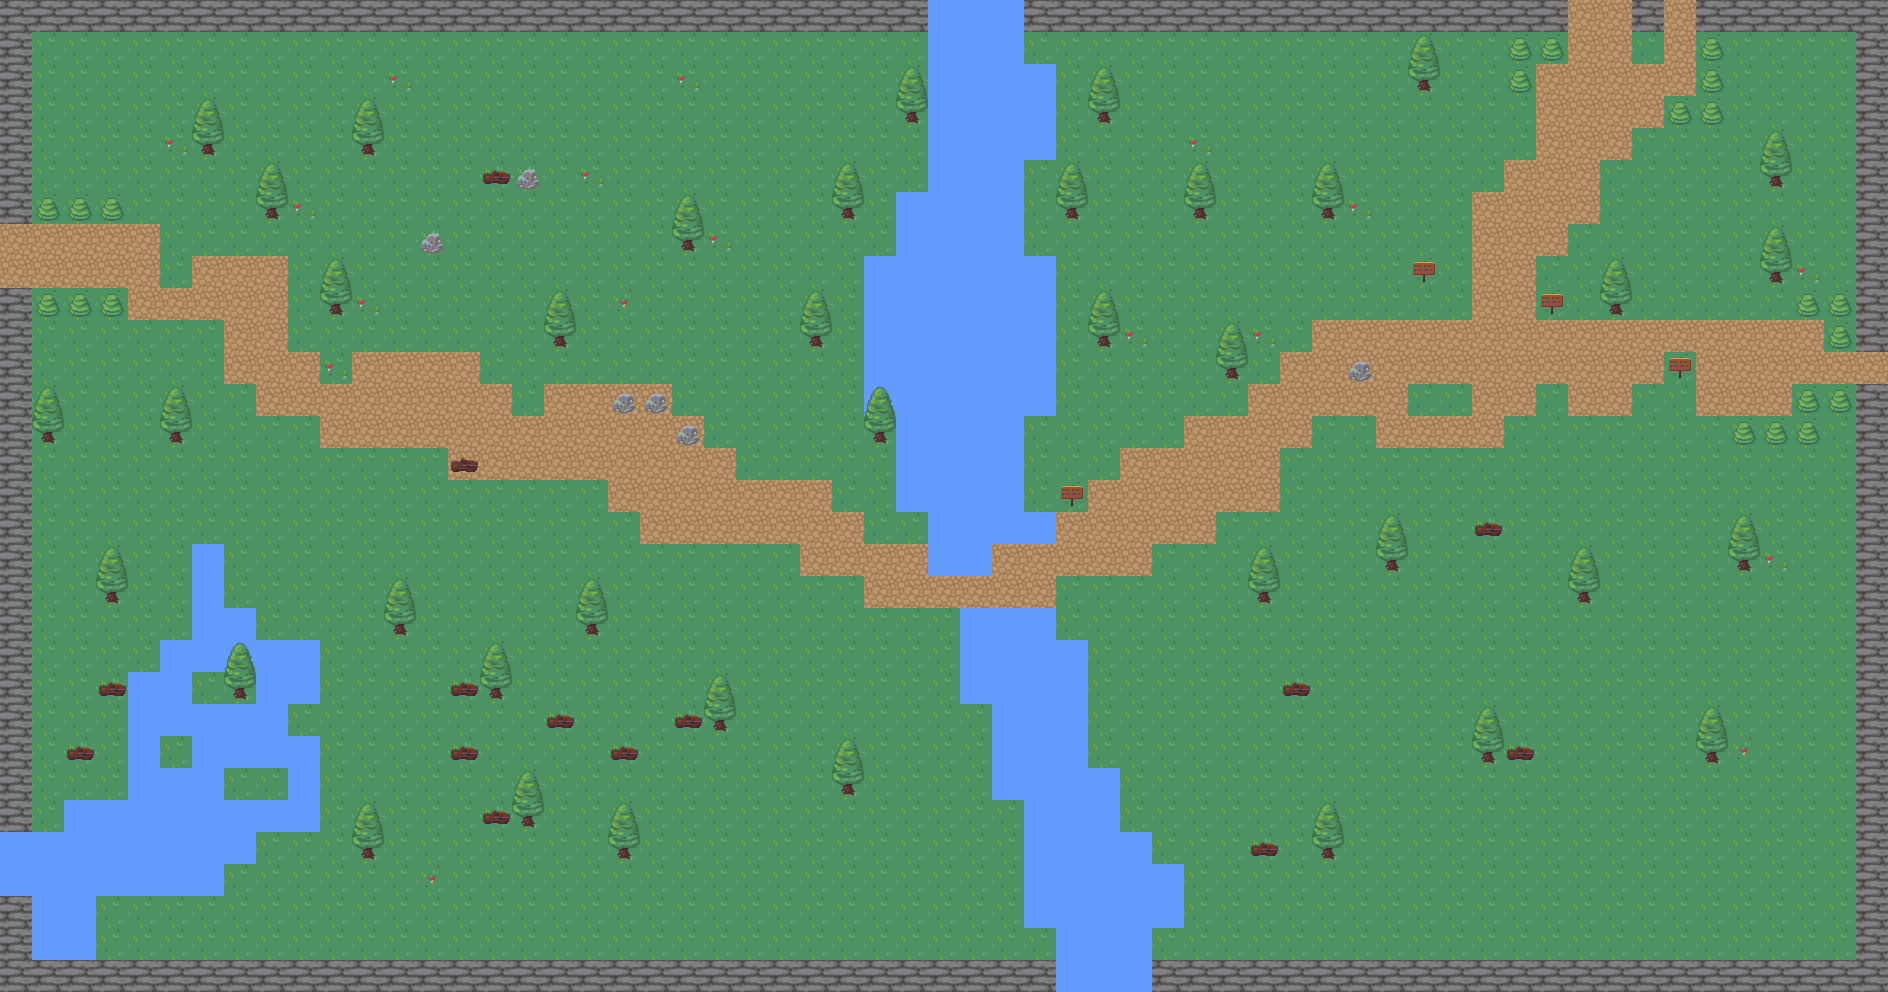

A level layout from a 2D game, rendered from its tile map. Below: a short description, then the map file with tile-grid data replaced by summaries:
An orthogonal 59x31 tile map with 32x32 px tiles, 5 tile layers (background, wall, water, chemin, ...) and 129 objects (125x collision, player, herbe).

<map version="1.9" tiledversion="1.9.2" orientation="orthogonal" renderorder="right-down" width="59" height="31" tilewidth="32" tileheight="32" infinite="0" nextlayerid="7" nextobjectid="146">
 <tileset firstgid="1" source="map.tsx" />
 <layer id="1" name="background" width="59" height="31">
  <data>[1829 cells, 1829 non-empty, 1 distinct tile ids]</data>
 </layer>
 <layer id="2" name="wall" width="59" height="31">
  <data>[1829 cells, 176 non-empty, 1 distinct tile ids]</data>
 </layer>
 <layer id="3" name="water" width="59" height="31">
  <data>[1829 cells, 534 non-empty, 5 distinct tile ids]</data>
 </layer>
 <layer id="4" name="chemin" width="59" height="31">
  <data>[1829 cells, 191 non-empty, 1 distinct tile ids]</data>
 </layer>
 <objectgroup id="5" name="object">
  <object id="3" name="player" x="45.4545" y="239.394">
   <point />
  </object>
  <object id="5" name="collision" class="collision" x="8" y="10" width="1562" height="18" />
  <object id="8" name="collision" class="collision" x="2" y="28" width="26" height="196" />
  <object id="9" name="collision" class="collision" x="-22" y="288" width="52" height="542" />
  <object id="10" name="collision" class="collision" x="4" y="892" width="26" height="98" />
  <object id="11" name="collision" class="collision" x="30" y="958" width="1858" height="32" />
  <object id="12" name="collision" class="collision" x="1854" y="386" width="34" height="568" />
  <object id="13" name="collision" class="collision" x="1858" y="2" width="28" height="348" />
  <object id="14" name="collision" class="collision" x="1696" y="4" width="164" height="22" />
  <object id="15" x="1738" y="-468" />
  <object id="19" name="collision" class="collision" x="1886" y="348" width="28" height="38" />
  <object id="20" name="collision" class="collision" x="-28" y="224" width="30" height="64" />
  <object id="21" name="collision" class="collision" x="1568" y="-28" width="162" height="24" />
  <object id="23" name="collision" x="930" y="0" width="30" height="190" />
  <object id="24" name="collision" x="896" y="194" width="28" height="72" />
  <object id="27" name="collision" x="980" y="30" width="42" height="512" />
  <object id="29" name="collision" x="1024" y="64" width="30" height="96" />
  <object id="30" name="collision" x="1022" y="254" width="36" height="162" />
  <object id="32" name="collision" x="866" y="258" width="36" height="154" />
  <object id="33" name="collision" x="900" y="416" width="48" height="92" />
  <object id="34" name="collision" x="930" y="512" width="58" height="60" />
  <object id="35" x="886" y="324" />
  <object id="36" name="collision" x="1026" y="514" width="26" height="28" />
  <object id="38" name="collision" x="1026" y="610" width="28" height="314" />
  <object id="39" name="collision" x="962" y="610" width="28" height="90" />
  <object id="40" name="collision" x="994" y="706" width="26" height="90" />
  <object id="41" name="collision" x="1060" y="930" width="88" height="24" />
  <object id="42" name="collision" x="1154" y="868" width="26" height="56" />
  <object id="43" name="collision" x="1054" y="642" width="30" height="124" />
  <object id="44" name="collision" x="1090" y="770" width="28" height="92" />
  <object id="45" name="collision" x="1120" y="864" width="34" height="24" />
  <object id="46" name="collision" x="992" y="610" width="32" height="28" />
  <object id="47" name="collision" x="200.5" y="143" width="16" height="14.5" />
  <object id="48" name="collision" x="360.5" y="141.5" width="15.5" height="16.5" />
  <object id="49" name="collision" x="263" y="206.5" width="18" height="15" />
  <object id="50" name="collision" x="328" y="301" width="16" height="16.5" />
  <object id="51" name="collision" x="420" y="233.5" width="24" height="22" />
  <object id="52" name="collision" x="483" y="170.5" width="26.5" height="14.5" />
  <object id="53" name="collision" x="516.5" y="170" width="22.5" height="19.5" />
  <object id="54" name="collision" x="553" y="332.5" width="15" height="16" />
  <object id="55" name="collision" x="37.5" y="209" width="21.5" height="10.5" />
  <object id="56" name="collision" x="70.5" y="208" width="20" height="12" />
  <object id="57" name="collision" x="103" y="208" width="19" height="12.5" />
  <object id="58" name="collision" x="37.5" y="306.5" width="21" height="9" />
  <object id="59" name="collision" x="70.5" y="306" width="20" height="9.5" />
  <object id="60" name="collision" x="102.5" y="305" width="19.5" height="10.5" />
  <object id="61" name="collision" x="42.5" y="431.5" width="12" height="12.5" />
  <object id="62" name="collision" x="169" y="430.5" width="15" height="14" />
  <object id="63" name="collision" x="104" y="591" width="15.5" height="14" />
  <object id="64" name="collision" x="393.5" y="622" width="14" height="15.5" />
  <object id="65" name="collision" x="232.5" y="684" width="16" height="17" />
  <object id="66" name="collision" x="99.5" y="684" width="26" height="12.5" />
  <object id="67" name="collision" x="67" y="748" width="27" height="12" />
  <object id="68" name="collision" x="360.5" y="845" width="15" height="15" />
  <object id="69" name="collision" x="451" y="461" width="27" height="11" />
  <object id="70" name="collision" x="585.5" y="622" width="13.5" height="14.5" />
  <object id="71" name="collision" x="450.5" y="684.5" width="28" height="11" />
  <object id="72" name="collision" x="489.5" y="687" width="13.5" height="12.5" />
  <object id="73" name="collision" x="546.5" y="716" width="28" height="13" />
  <object id="74" name="collision" x="451.5" y="747.5" width="26.5" height="12.5" />
  <object id="75" name="collision" x="483" y="812" width="26.5" height="12.5" />
  <object id="76" name="collision" x="519.5" y="814" width="16.5" height="15" />
  <object id="77" name="collision" x="611.5" y="748" width="27.5" height="13" />
  <object id="78" name="collision" x="676.5" y="716" width="25" height="12.5" />
  <object id="79" name="collision" x="616.5" y="846.5" width="16" height="14" />
  <object id="80" name="collision" x="713" y="718" width="15" height="16" />
  <object id="81" name="collision" x="840.5" y="781" width="15" height="16" />
  <object id="82" name="collision" x="1251" y="845" width="27" height="12" />
  <object id="83" name="collision" x="1320.5" y="846" width="15" height="14.5" />
  <object id="84" name="collision" x="1480" y="750.5" width="16.5" height="13" />
  <object id="85" name="collision" x="1506.5" y="748.5" width="27.5" height="12.5" />
  <object id="86" name="collision" x="1474.5" y="523.5" width="27.5" height="12.5" />
  <object id="87" name="collision" x="1256" y="590" width="16" height="15.5" />
  <object id="88" name="collision" x="1386" y="557.5" width="12.5" height="15" />
  <object id="89" name="collision" x="1283" y="683" width="27" height="13.5" />
  <object id="90" name="collision" x="1737" y="558.5" width="15" height="15" />
  <object id="91" name="collision" x="1576" y="590.5" width="16.5" height="14" />
  <object id="92" name="collision" x="1733" y="433.5" width="23" height="9.5" />
  <object id="93" name="collision" x="1766" y="433.5" width="21.5" height="10.5" />
  <object id="94" name="collision" x="1798" y="433.5" width="22" height="10.5" />
  <object id="95" name="collision" x="1798" y="400.5" width="21" height="11.5" />
  <object id="96" name="collision" x="1829" y="400" width="23" height="12" />
  <object id="98" name="collision" x="1669" y="364.5" width="21.5" height="13.5" />
  <object id="99" name="collision" x="1541" y="300.5" width="21.5" height="13" />
  <object id="100" name="collision" x="1829.5" y="338.5" width="21.5" height="9" />
  <object id="101" name="collision" x="1797.5" y="306.5" width="22" height="9" />
  </objectgroup>
 <layer id="6" name="déco" width="59" height="31">
  <data>[1829 cells, 139 non-empty, 9 distinct tile ids]</data>
 </layer>
</map>
<!-- 43 of 129 objects omitted -->
